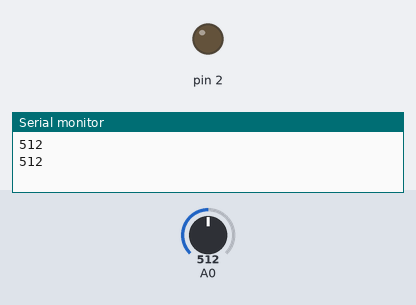
A sketch run on a simulated Arduino Uno, built with avr-gcc and run on an emulated ATmega328P. Shown: output pins drawn as LEDs (lit = HIGH), the last lines printed to the serial monitor. The test bench sets the inputs (shaded band); at power-on: A0 = 512.

Above: at 1.8 s.
1.9 s: A0 set to 407
4.2 s: A0 set to 392
At 7.2 s:
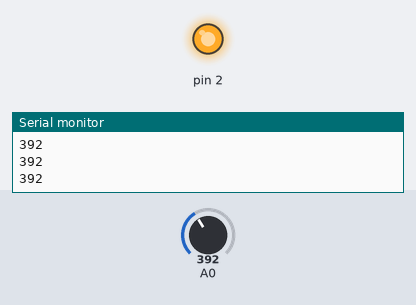
7.5 s: A0 set to 511
At 9.5 s:
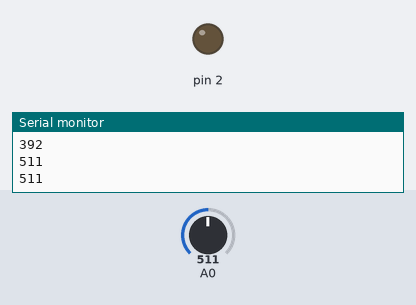
10.5 s: A0 set to 306
At 13.0 s:
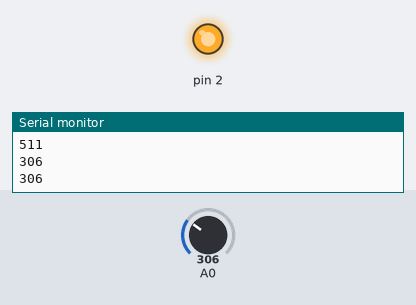
Timing chart, 0 to 14.5 s (numbered marks = the images above; inputs shaded):
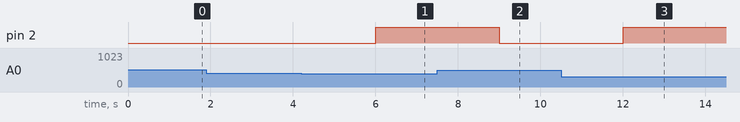

The sketch:

fotorezystor.ino
```cpp
int swiatlo;
int ciemno = 400;

void setup()
{
  Serial.begin(9600);
  pinMode(2, OUTPUT);
  pinMode(A0, INPUT);
}

void loop()
{
  swiatlo = analogRead(A0);
  Serial.println(swiatlo);
  delay (1000);

  if (swiatlo < ciemno)
    digitalWrite(2, HIGH);
  else
    digitalWrite(2, LOW);
}
```

Measured:
- the behaviour switches between 400 and 399 on A0 (found by bisection; images 0 and 1)
- after the input at 4.2 s, pin 2: LOW → HIGH after 1.8 s
- after the input at 7.5 s, pin 2: HIGH → LOW after 1.5 s
- after the input at 10.5 s, pin 2: LOW → HIGH after 1.5 s
